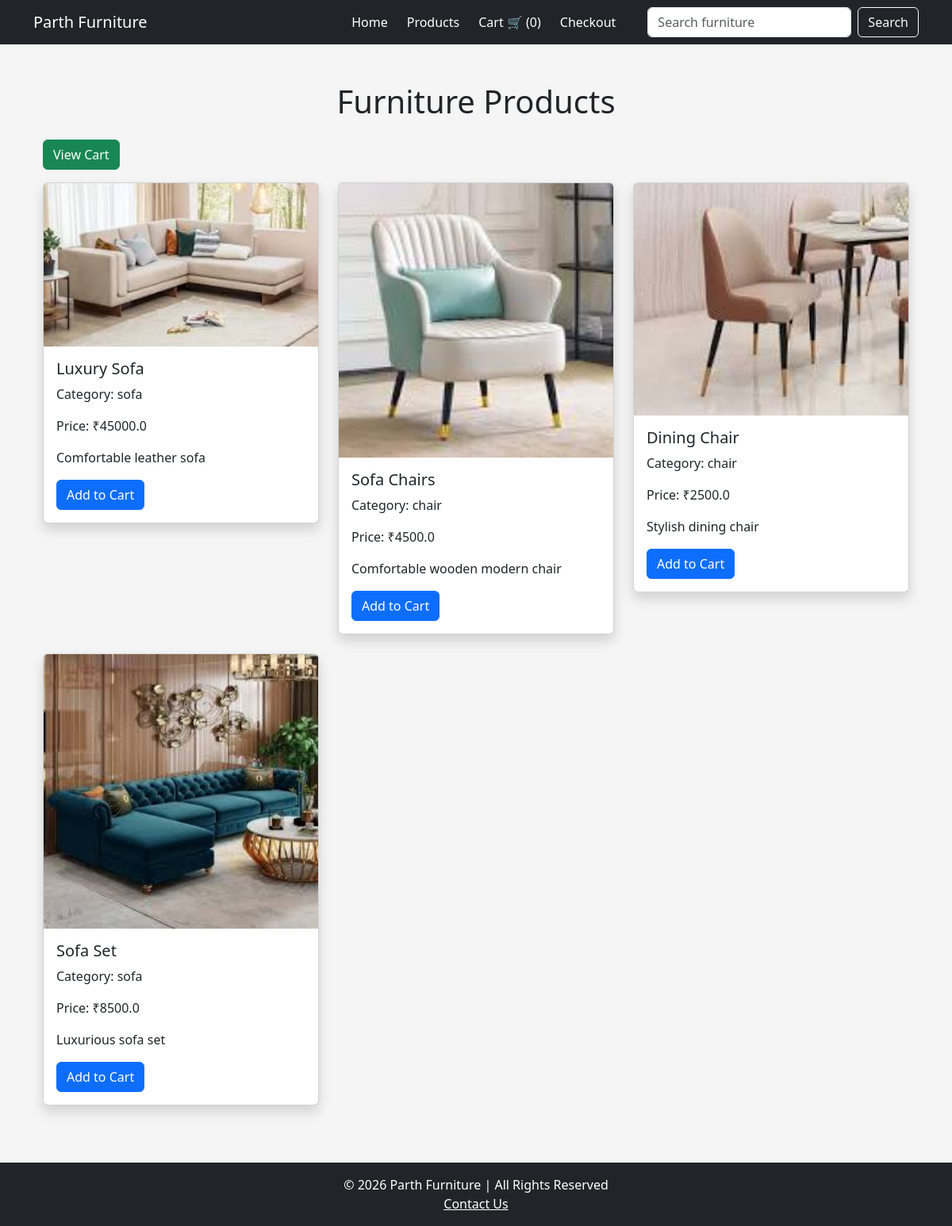
Screenshot of /products/ with the database file from the repository.
### store/models.py (models this page shows, shortened)
class Product(models.Model):
    CATEGORY_CHOICES = (
        ('sofa', 'Sofa'),
        ('chair', 'Chair'),
    )
    name = models.CharField(max_length=200)
    category = models.CharField(max_length=20, choices=CATEGORY_CHOICES)
    price = models.FloatField()
    description = models.TextField()
    stock = models.IntegerField()
    image = models.ImageField(upload_to='products/', null=True, blank=True)

### store/views.py (the view)
# urls.py: path('products/', views.product_list, name='products'),
def product_list(request):
    query = request.GET.get('q', '')
    products = Product.objects.filter(name__icontains=query)
    return render(request, 'products.html', {'products': products})

### store/views.py (called while the page is built)
def cart_count(request):
    count = Cart.objects.count()
    return {'cart_count': count}

### store/templates/products.html
{% extends 'base.html' %}
{% block content %}
<div class="container mt-5">
    <h1 class="text-center mb-4">Furniture Products</h1>
    <a href="/cart/" class="btn btn-success mb-3">
        View Cart
    </a>
    <div class="row">
        {% for product in products %}
        <div class="col-md-4">
            <div class="card mb-4 shadow">
                <img src="{{ product.image.url }}" class="card-img-top">
                <div class="card-body">
                    <h5 class="card-title">{{ product.name }}</h5>
                    <p class="card-text">
                        Category: {{ product.category }}
                    </p>
                    <p class="card-text">
                        Price: ₹{{ product.price }}
                    </p>
                    <p class="card-text">
                        {{ product.description }}
                    </p>
                    <a href="{% url 'add_to_cart' product.id %}" class="btn btn-primary">
                        Add to Cart
                    </a>
                </div>
            </div>
        </div>
        {% endfor %}
    </div>
</div>
{% endblock %}

### store/templates/base.html (shortened to what this page needs)
{% load static %}
<!DOCTYPE html>
<html>
<head>
<link href="https://cdn.jsdelivr.net/npm/bootstrap@5.3.0/dist/css/bootstrap.min.css" rel="stylesheet">
<link rel="stylesheet" href="{% static 'css/style.css' %}">
</head>
<body>
<nav class="navbar navbar-expand-lg navbar-dark bg-dark">
<div class="container">
<a class="navbar-brand" href="/">Parth Furniture</a>
<div class="ms-auto d-flex align-items-center gap-4">
<a class="nav-link text-white" href="/">Home</a>
<a class="nav-link text-white" href="/products/">Products</a>
<a class="nav-link text-white" href="/cart/">
Cart 🛒 ({{ cart_count }})
</a>
<a class="nav-link text-white" href="/checkout/">Checkout</a>
<form class="d-flex ms-3" method="GET" action="/products/">
<input class="form-control me-2" type="search" name="q" placeholder="Search furniture">
<button class="btn btn-outline-light" type="submit">Search</button>
</form>
</div>
</div>
</nav>
<div class="container mt-4">
{% block content %}
{% endblock %}
</div>
<footer class="bg-dark text-center text-white py-3 mt-5">
<p class="mb-0">© 2026 Parth Furniture | All Rights Reserved</p>
<a class="text-white text-decoration-underline" href="/contact/">Contact Us</a>
</footer>
</body>
</html>

### static/css/style.css (style rules this page uses)
body { background:#f5f5f5; }

### rows the page displays
Product: image (picture), name "Luxury Sofa", category "sofa", price "45000.0", description "Comfortable leather sofa"
Product: image (picture), name "Sofa Chairs", category "chair", price "4500.0", description "Comfortable wooden modern chair"
Product: image (picture), name "Dining Chair", category "chair", price "2500.0", description "Stylish dining chair"
Product: image (picture), name "Sofa Set", category "sofa", price "8500.0", description "Luxurious sofa set"

### other values shown
{{ cart_count }} "0"
